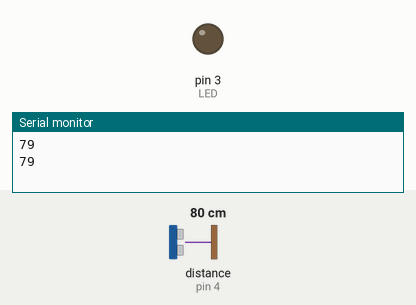
This sketch was run on a simulated Arduino Uno, built with avr-gcc and run on an emulated ATmega328P. Shown: output pins drawn as LEDs (lit = HIGH), the last lines printed to the serial monitor. Wiring (inferred from the names in the program): ultrasonic range finder: trigger pin 5; echo pin 4. The inputs (shaded band) are chosen by the test bench; at power-on: distance to the obstacle (sensor on pin 4) 80 cm. The echo pulse lasts 58.3 µs per cm; no radio packets arrive unless stated; pins used as bus, display or sensor lines are not drawn.

Above: at 4.8 s.
4.9 s: distance to the obstacle (sensor on pin 4) set to 23 cm
13.2 s: distance to the obstacle (sensor on pin 4) set to 19 cm
At 20.12 s:
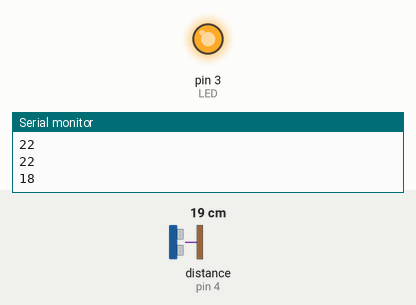
21.7 s: distance to the obstacle (sensor on pin 4) set to 35 cm
26.7 s: distance to the obstacle (sensor on pin 4) set to 2 cm
At 33.2 s:
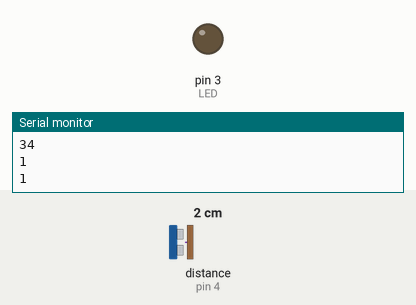
Timing chart, 0 to 34.7 s (numbered marks = the images above; inputs shaded):
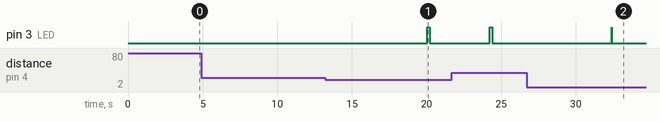

The sketch:

transmisor1para_datos.ino
```cpp
#include <SPI.h>
#include <nRF24L01.h>
#include <RF24.h>.
RF24 radio(9, 10); // CE, CSN
const uint64_t pipe1 = 0xF0F0F0F0AA;
//
int TRIG = 5;      // trigger en pin 10
int ECO = 4;      // echo en pin 9
int LED = 3;      // LED en pin 3
int DURACION;
int DISTANCIA;

void setup() {
  //
  pinMode(TRIG, OUTPUT);  // trigger como salida
  pinMode(ECO, INPUT);    // echo como entrada
  pinMode(LED, OUTPUT);   // LED como salida
  //
  Serial.begin(9600);
  radio.begin();
  radio.openWritingPipe(pipe1);
  radio.setPALevel(RF24_PA_MIN);
  radio.stopListening();
}
void loop() {

  digitalWrite(TRIG, HIGH);     // generacion del pulso a enviar
     delay(1);       // al pin conectado al trigger
     digitalWrite(TRIG, LOW);    // del sensor

    DURACION = pulseIn(ECO, HIGH);  // con funcion pulseIn se espera un pulso
            // alto en Echo
    DISTANCIA = DURACION / 58.2;    // distancia medida en centimetros
    Serial.println(DISTANCIA);    // envio de valor de distancia por monitor serial
    delay(2000);       // demora entre datos
     radio.write(&DISTANCIA, sizeof(DISTANCIA));
     //Serial.println(radio.write(&DISTANCIA, sizeof(DISTANCIA)));
     delay(2000);
   if (DISTANCIA <= 20 && DISTANCIA >= 0){ // si distancia entre 0 y 20 cms.
      digitalWrite(LED, HIGH);      // enciende LED
      delay(DISTANCIA * 10);      // demora proporcional a la distancia
      digitalWrite(LED, LOW);     // apaga LED
  //const char text[] = "kevin";
  }


}
```

Measured:
- the behaviour switches between 22 and 21 cm on distance to the obstacle (sensor on pin 4) (found by bisection; images 0 and 1)
- after the input at 13.2 s, pin 3 (LED): LOW → HIGH after 6.8 s, → LOW 0.18 s later
- after the input at 26.7 s, pin 3 (LED): LOW → HIGH after 5.7 s, → LOW 0.01 s later
